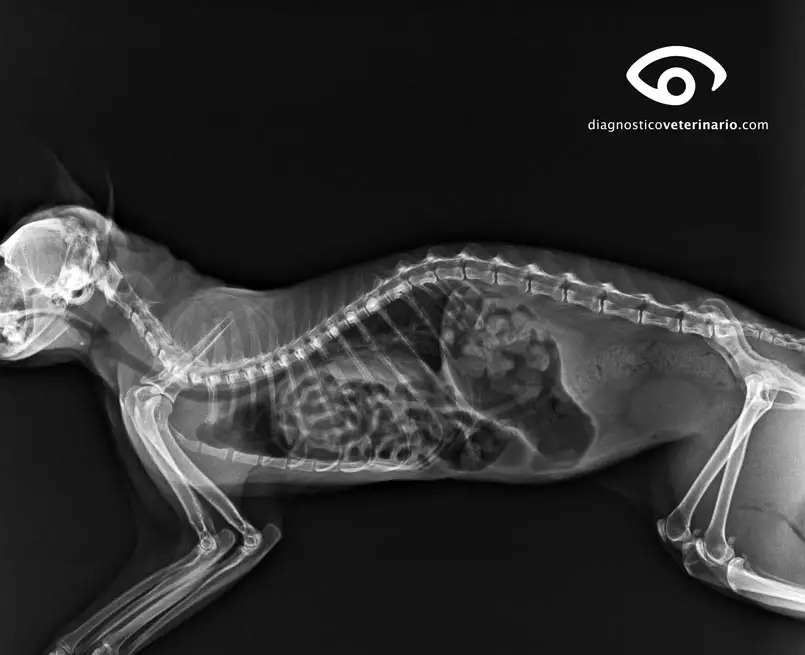
#> input picture img/perro.jpg, 805 x 655 px
$ jupyter execute Perro.ipynb   (older library calls are emulated)
#> lines starting #> are read from the running program, lines starting #| are printed output that depends on the picture; after the words box and inside, x2 and y2 are one past the last pixel; in counts of white or black regions, pixels touching at a corner belong together
[cell 1]
import cv2
import numpy as np
from matplotlib import pyplot as plt

#### Ejercicio

[cell 2]
image = cv2.imread('./img/perro.jpg', cv2.IMREAD_GRAYSCALE)
#> image is the input picture: shape (655, 805); min 0, max 255, mean 48.6


# Filtro de Detección de Bordes (Sobel) 3 1
sobel_x = cv2.Sobel(image, cv2.CV_64F, 1, 0, ksize=21)
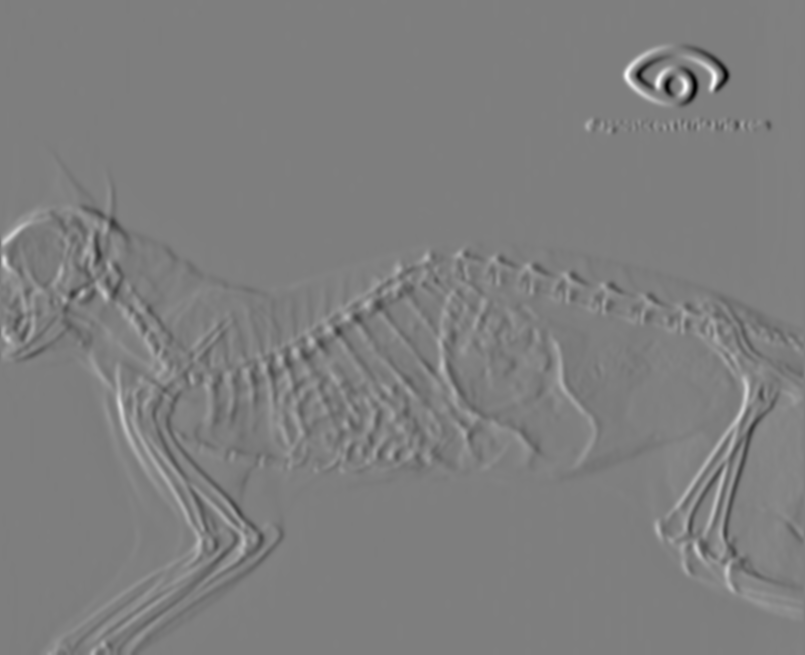
#> sobel_x: shape (655, 805) float64; min -2.27e+13, max 2.3e+13, mean 2.82e+10; drawn with min black and max white
sobel_y = cv2.Sobel(image, cv2.CV_64F, 0, 1, ksize=11)
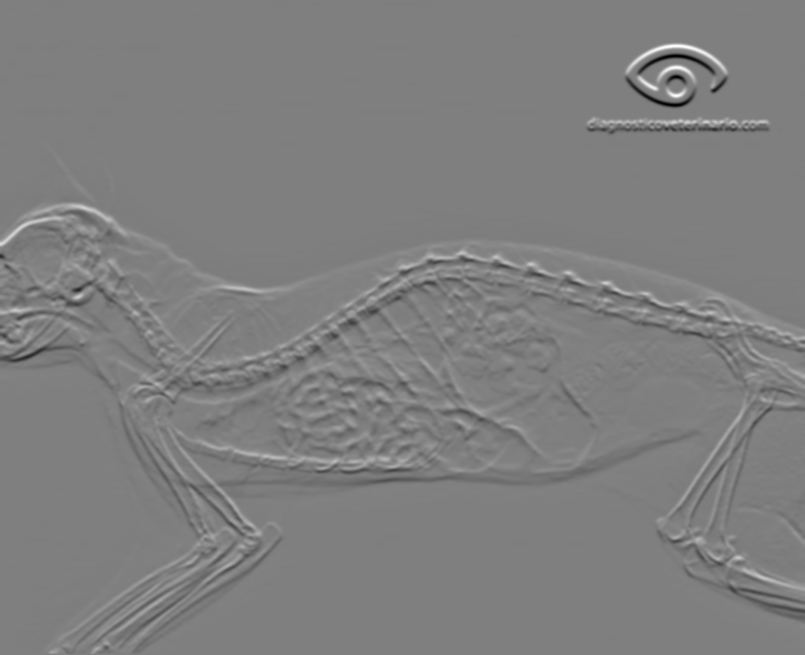
#> sobel_y: shape (655, 805) float64; min -31201286, max 31317099, mean 9714.6; drawn with min black and max white
gradient_magnitude = np.sqrt(sobel_x**2 + sobel_y**2)
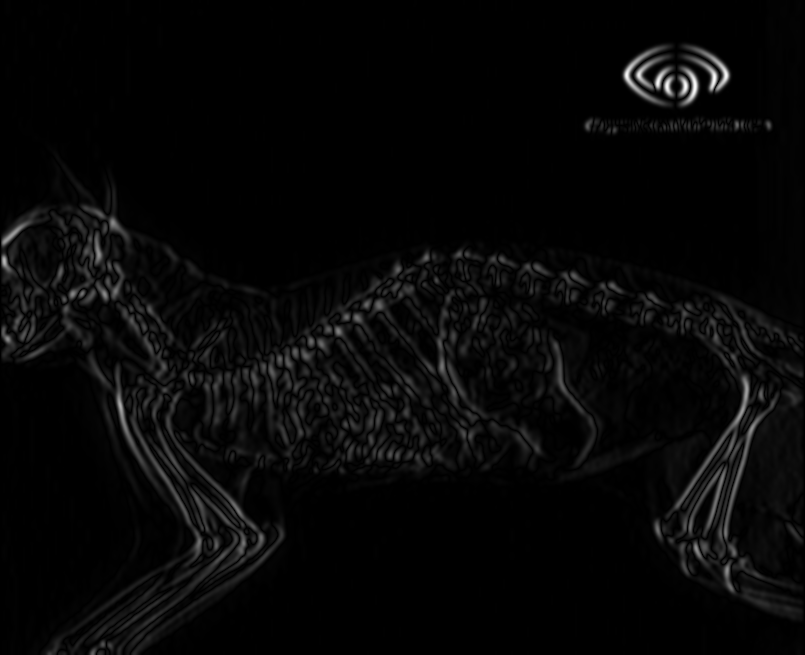
#> gradient_magnitude: shape (655, 805) float64; min 0, max 2.3e+13, mean 6.7e+11; drawn with min black and max white
plt.subplot(1, 2, 1)
plt.imshow(image, cmap='gray')
plt.title('Imagen Original')
plt.subplot(1, 2, 2)
plt.imshow(gradient_magnitude, cmap='gray')
plt.title('Magnitud del Gradiente')
plt.show()
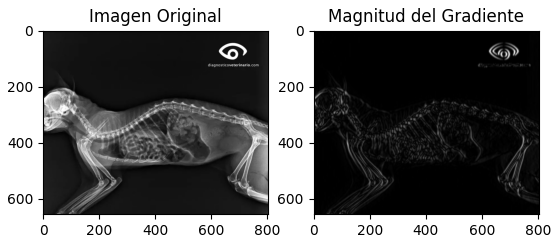
#> figure drawn by matplotlib, 2 panels


# Filtro de Umbralización (Thresholding) 135 244
_, thresholded = cv2.threshold(image, 80, 150, cv2.THRESH_BINARY)
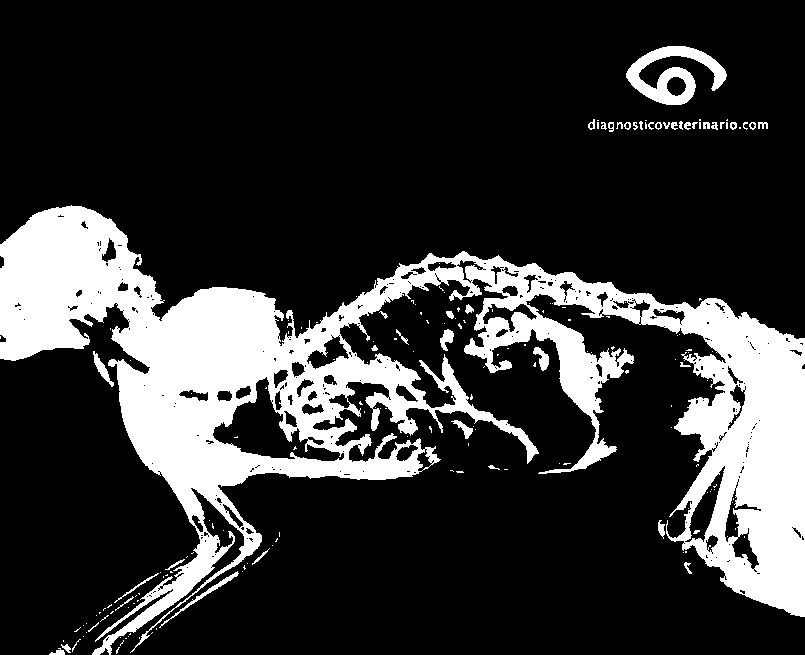
#> thresholded: shape (655, 805); values 0 (black) and 150 (white), 20.7% white; 188 white regions (144 under 20 px), largest, box (x1, y1, x2, y2) and area: (0, 205, 805, 655) 103691, (626, 46, 727, 105) 2574, (159, 571, 239, 628) 301
plt.subplot(1, 2, 1)
plt.imshow(image, cmap = 'gray')
plt.title('Imagen Original')
plt.subplot(1, 2, 2)
plt.imshow(thresholded, cmap='gray')
plt.title('Imagen Umbralizada')
plt.show()

cv2.imwrite('./img/perrohuesudo.jpg', thresholded)
#> Out = True

[cell 3]
# Leer la imagen
img = cv2.imread('./img/perrohuesudo.jpg', cv2.IMREAD_GRAYSCALE)  # Leer en escala de grises directamente
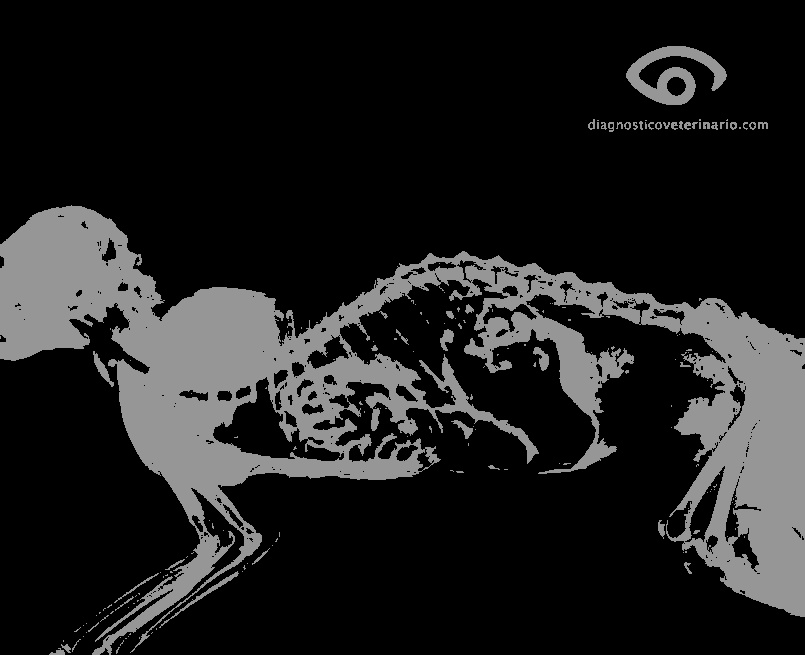
#> img: shape (655, 805); min 0, max 157, mean 31.1

# Calcular el histograma
hist = cv2.calcHist([img], [0], None, [256], [0, 256])
#> hist = 256 values, max 399137 at index 0, min 0 at index 9, mean 2059.7

# Visualizar la imagen y su histograma
fig, ax = plt.subplots(1, 2, figsize=(12, 5))

# Mostrar la imagen en escala de grises
ax[0].imshow(img, cmap='gray')
ax[0].set_title("Imagen en Grises")
ax[0].axis('off')

# Mostrar el histograma
ax[1].plot(hist, color='black')
ax[1].set_title("Histograma")
ax[1].set_xlabel("Intensidad de Pixel")
ax[1].set_ylabel("Cantidad de Píxeles")
ax[1].grid(True)

plt.tight_layout()
plt.show()
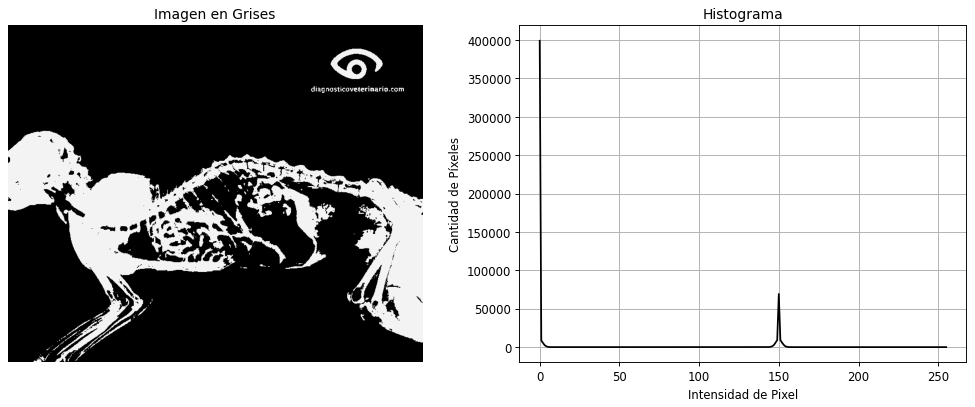
#> figure drawn by matplotlib, 2 panels; panel 2: curve peaks at x = 0, y = 399137

[cell 4]
img = cv2.imread('./img/perrohuesudo.jpg', cv2.IMREAD_GRAYSCALE)

# Definir el umbral
umbral = 110  # Puedes cambiar este valor según tus necesidades

# Binarizar la imagen
_, img_binarizada = cv2.threshold(img, umbral, 255, cv2.THRESH_BINARY)

# Visualizar la imagen original y la imagen binarizada
fig, ax = plt.subplots(1, 2, figsize=(12, 5))

# Mostrar la imagen en escala de grises
ax[0].imshow(img, cmap='gray')
ax[0].set_title("Imagen Original")
ax[0].axis('off')

# Mostrar la imagen binarizada
ax[1].imshow(img_binarizada, cmap='gray')
ax[1].set_title(f"Perro huesudo")
ax[1].axis('off')


plt.tight_layout()
plt.show()
